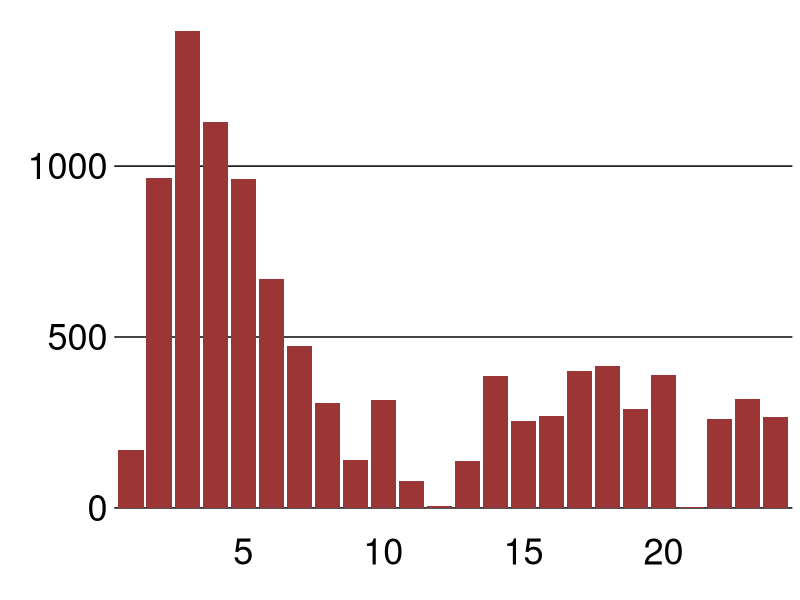
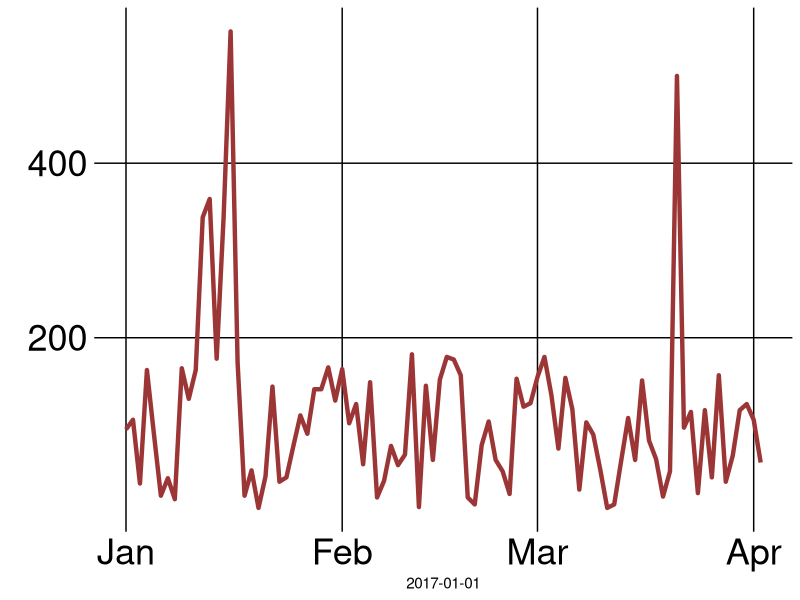
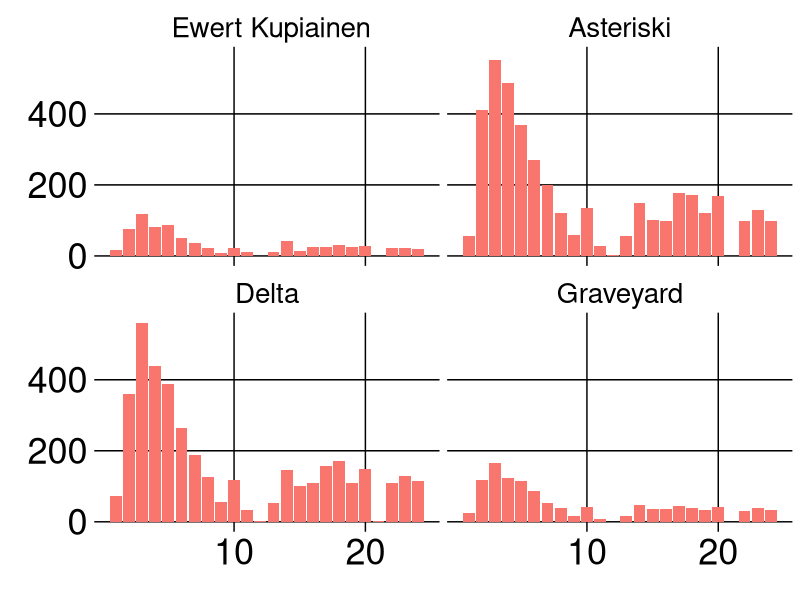

R code for these plots, in order:
setwd("C/Users/Joni/Hackday")
Sys.setenv(LANG = "en")
library(ggplot2)
library(ggthemes)

# Datan generointi --------------------------------------------------------

daySeq <- seq(as.Date('2017/01/01'), as.Date('2017/04/2'), by="day")

#Generate probabilities for days and times
dayProbs <- rep(c(runif(11),2,2,1,2,3,runif(30),1,1,1,runif(30),3,runif(12)))
day <- sort(sample(daySeq, 10000, replace = T, prob = dayProbs))

timeProbs <- c(runif(1),2,3,2.5,2,1.5,1,runif(17))
time <- sample(24,10000,T, prob= timeProbs)

dataBarPlot <- data.frame(day,time)

ghostClasses <- c("Delta","Asteriski"," Ewert Kupiainen","Graveyard")
ghosts <- sample(ghostClasses,10000,T,prob=c(1,1,0.2,0.3))

# Kuvaaja: Kummitukset vs aika --------------------------------------------
p <- ggplot(dataBarPlot, aes(x=as.factor(time),fill=as.factor(1) )) + 
  geom_bar() +
  scale_fill_manual(values=c("#9C3636")) +
  labs(x="", y="")+
  scale_x_discrete(breaks=c(5,10,15,20))+
  theme(legend.position="none",
        axis.text.x  = element_text(size=26, colour = "black"),
        axis.text.y  = element_text(size=26, colour = "black"),
        panel.background = element_rect(fill = "transparent", colour = NA),
        plot.background = element_rect(fill = "transparent", colour = NA),
        axis.ticks = element_blank(),
        panel.grid.minor=element_blank(),
        panel.grid.major.x=element_blank(),
        panel.grid.major.y=element_line(colour="black"))


png("barPlot.png",bg = "transparent", type="cairo")
print(p)
dev.off()


# Kuvaaja: xxx ------------------------------------------------------------

p<- ggplot(data.frame(day), aes(x=day)) +
  scale_x_date(day) +
  geom_line(stat="count", colour="#9C3636", size=1.5) +
  labs(x = "", y = "")+
  scale_y_continuous(breaks=c(200,400))+
  theme(legend.position="none",
        axis.text.x  = element_text(size=26, colour = "black"),
        axis.text.y  = element_text(size=26, colour = "black"),
        panel.background = element_rect(fill = "transparent", colour = NA),
        plot.background = element_rect(fill = "transparent", colour = NA),
        axis.ticks = element_blank(),
        panel.grid.minor=element_blank(),
        panel.grid.major.y=element_line(colour="black"),
        panel.grid.major.x=element_line(colour="black"))

png("linePlot.png",bg = "transparent", type="cairo")
print(p)
dev.off()



# Kuvaaja: Kummitusten laatu vs aika --------------------------------------

p <- ggplot(data.frame(time, ghosts), aes(x=time))+
  geom_bar(aes(fill="#9C3636")) +
  facet_wrap(~ghosts)+
  scale_x_continuous(breaks=c(10,20))+
  labs(x = "", y = "")+
  theme(legend.position="none",
        axis.text.x  = element_text(size=26, colour = "black"),
        axis.text.y  = element_text(size=26, colour = "black"),
        panel.background = element_rect(fill = "transparent", colour = NA),
        plot.background = element_rect(fill = "transparent", colour = NA),
        axis.ticks = element_blank(),
        panel.grid.minor=element_blank(),
        panel.grid.major.y=element_line(colour="black"),
        panel.grid.major.x=element_line(colour="black"),
        strip.text.x = element_text(size=20, colour = "black"),
        strip.background = element_rect(fill="transparent"))

png("facetPlot.png",bg = "transparent", type="cairo")
print(p)
dev.off()

